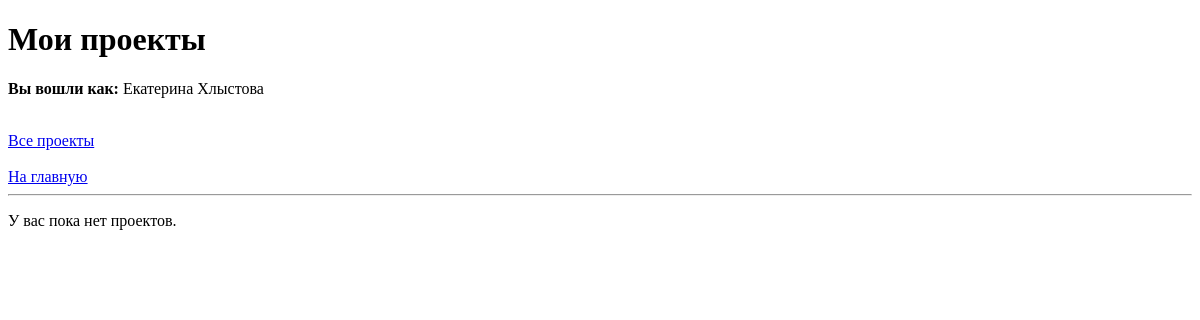
Before: /my-projects (signed in) with the older database file.
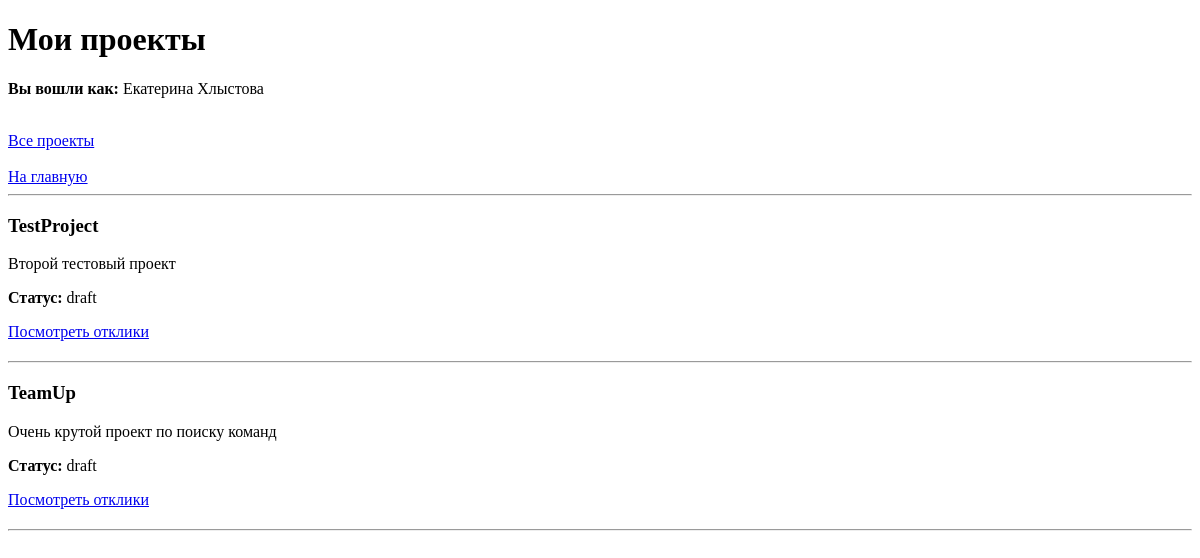
After: the same page with the newer database file.
### app/models/project.py (models this page shows)
class Project(Base):
    __tablename__ = "projects"
    id: Mapped[int] = mapped_column(primary_key=True)
    title: Mapped[str] = mapped_column(String(255), nullable=False)
    description: Mapped[str] = mapped_column(String(1000), nullable=False)
    status: Mapped[str] = mapped_column(String(50), default="draft", nullable=False)
    owner_id: Mapped[int] = mapped_column(ForeignKey("users.id"), nullable=False)
    owner = relationship("User", back_populates="projects")
    applications = relationship("Application", back_populates="project")

### app/api/projects.py (the view)
@router.get("/my-projects")
async def my_projects(
    request: Request,
    session: AsyncSession = Depends(get_session),
):
    user_id = request.session.get("user_id")
    user_name = request.session.get("user_name")
    user_email = request.session.get("user_email")
    user_role = request.session.get("user_role")
    if not user_id:
        return RedirectResponse(url="/login", status_code=303)
    project_repository = ProjectRepository(session)
    project_service = ProjectService(project_repository)
    projects = await project_service.get_all_projects()
    user_projects = [project for project in projects if project.owner_id == user_id]
    return templates.TemplateResponse(
        request=request,
        name="my_projects.html",
        context={
            "projects": user_projects,
            "user_name": user_name,
            "user_email": user_email,
            "user_role": user_role,
        },
    )

### templates/my_projects.html (shortened to what this page needs)
<!DOCTYPE html>
<html lang="ru">
<head>
</head>
<body>
    <h1>Мои проекты</h1>
    <p><strong>Вы вошли как:</strong> {{ user_name }}</p>
    <br>
    <a href="/projects">Все проекты</a>
    <br><br>
    <a href="/">На главную</a>
    <hr>
    {% if projects %}
        {% for project in projects %}
            <div style="margin-bottom: 20px;">
                <h3>{{ project.title }}</h3>
                <p>{{ project.description }}</p>
                <p><strong>Статус:</strong> {{ project.status }}</p>
                <a href="/projects/{{ project.id }}/applications">
                    Посмотреть отклики
                </a>
            </div>
            <hr>
        {% endfor %}
    {% else %}
        <p>У вас пока нет проектов.</p>
    {% endif %}
</body>
</html>

Changed rows visible on the page:
added Project: title "TestProject", description "Второй тестовый проект", status "draft"
added Project: title "TeamUp", description "Очень крутой проект по поиску команд", status "draft"
Other visible differences:
text no longer shown: "У вас пока нет проектов."
